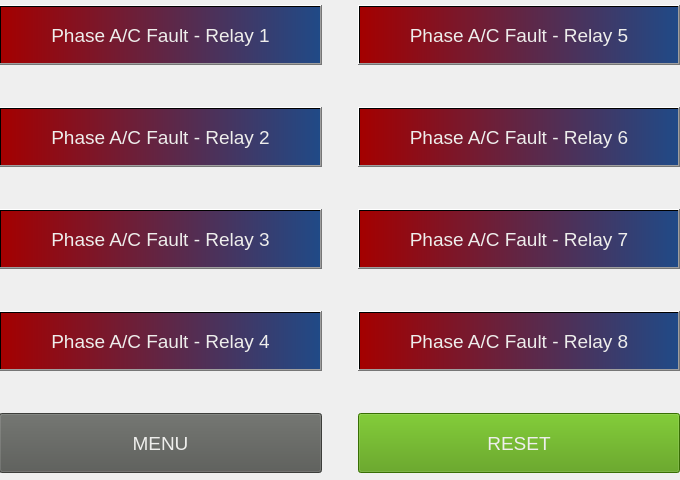
     <widget class="QWidget" name="PhaseAC">
      <property name="minimumSize">
       <size>
        <width>680</width>
        <height>480</height>
       </size>
      </property>
      <property name="maximumSize">
       <size>
        <width>680</width>
        <height>480</height>
       </size>
      </property>
      <widget class="QWidget" name="gridLayoutWidget_3">
       <property name="geometry">
        <rect>
         <x>-1</x>
         <y>-1</y>
         <width>681</width>
         <height>481</height>
        </rect>
       </property>
       <property name="minimumSize">
        <size>
         <width>80</width>
         <height>60</height>
        </size>
       </property>
       <property name="font">
        <font>
         <pointsize>14</pointsize>
        </font>
       </property>
       <layout class="QGridLayout" name="gridLayout_AC">
        <property name="spacing">
         <number>36</number>
        </property>
        <item row="2" column="1">
         <widget class="QPushButton" name="phaseAC_btn_relay7">
          <property name="minimumSize">
           <size>
            <width>80</width>
            <height>60</height>
           </size>
          </property>
          <property name="font">
           <font>
            <pointsize>14</pointsize>
           </font>
          </property>
          <property name="styleSheet">
           <string notr="true">color: rgb(238, 238, 236);
background-color: qlineargradient(spread:pad, x1:0, y1:0, x2:1, y2:0, stop:0 rgba(164, 0, 0, 255), stop:1 rgba(32, 74, 135, 255));</string>
          </property>
          <property name="text">
           <string>Phase A/C Fault - Relay 7</string>
          </property>
         </widget>
        </item>
        <item row="1" column="0">
         <widget class="QPushButton" name="phaseAC_btn_relay2">
          <property name="minimumSize">
           <size>
            <width>80</width>
            <height>60</height>
           </size>
          </property>
          <property name="font">
           <font>
            <pointsize>14</pointsize>
           </font>
          </property>
          <property name="styleSheet">
           <string notr="true">color: rgb(238, 238, 236);
background-color: qlineargradient(spread:pad, x1:0, y1:0, x2:1, y2:0, stop:0 rgba(164, 0, 0, 255), stop:1 rgba(32, 74, 135, 255));</string>
          </property>
          <property name="text">
           <string>Phase A/C Fault - Relay 2</string>
          </property>
         </widget>
        </item>
        <item row="0" column="0">
         <widget class="QPushButton" name="phaseAC_btn_relay1">
          <property name="minimumSize">
           <size>
            <width>80</width>
            <height>60</height>
           </size>
          </property>
          <property name="font">
           <font>
            <pointsize>14</pointsize>
           </font>
          </property>
          <property name="styleSheet">
           <string notr="true">color: rgb(238, 238, 236);
background-color: qlineargradient(spread:pad, x1:0, y1:0, x2:1, y2:0, stop:0 rgba(164, 0, 0, 255), stop:1 rgba(32, 74, 135, 255));</string>
          </property>
          <property name="text">
           <string>Phase A/C Fault - Relay 1</string>
          </property>
         </widget>
        </item>
        <item row="1" column="1">
         <widget class="QPushButton" name="phaseAC_btn_relay6">
          <property name="minimumSize">
           <size>
            <width>80</width>
            <height>60</height>
           </size>
          </property>
          <property name="font">
           <font>
            <pointsize>14</pointsize>
           </font>
          </property>
          <property name="styleSheet">
           <string notr="true">color: rgb(238, 238, 236);
background-color: qlineargradient(spread:pad, x1:0, y1:0, x2:1, y2:0, stop:0 rgba(164, 0, 0, 255), stop:1 rgba(32, 74, 135, 255));</string>
          </property>
          <property name="text">
           <string>Phase A/C Fault - Relay 6</string>
          </property>
         </widget>
        </item>
        <item row="3" column="0">
         <widget class="QPushButton" name="phaseAC_btn_relay4">
          <property name="minimumSize">
           <size>
            <width>80</width>
            <height>60</height>
           </size>
          </property>
          <property name="font">
           <font>
            <pointsize>14</pointsize>
           </font>
          </property>
          <property name="styleSheet">
           <string notr="true">color: rgb(238, 238, 236);
background-color: qlineargradient(spread:pad, x1:0, y1:0, x2:1, y2:0, stop:0 rgba(164, 0, 0, 255), stop:1 rgba(32, 74, 135, 255));</string>
          </property>
          <property name="text">
           <string>Phase A/C Fault - Relay 4</string>
          </property>
         </widget>
        </item>
        <item row="0" column="1">
         <widget class="QPushButton" name="phaseAC_btn_relay5">
          <property name="minimumSize">
           <size>
            <width>80</width>
            <height>60</height>
           </size>
          </property>
          <property name="font">
           <font>
            <pointsize>14</pointsize>
           </font>
          </property>
          <property name="styleSheet">
           <string notr="true">color: rgb(238, 238, 236);
background-color: qlineargradient(spread:pad, x1:0, y1:0, x2:1, y2:0, stop:0 rgba(164, 0, 0, 255), stop:1 rgba(32, 74, 135, 255));</string>
          </property>
          <property name="text">
           <string>Phase A/C Fault - Relay 5</string>
          </property>
         </widget>
        </item>
        <item row="3" column="1">
         <widget class="QPushButton" name="phaseAC_btn_relay8">
          <property name="minimumSize">
           <size>
            <width>80</width>
            <height>60</height>
           </size>
          </property>
          <property name="font">
           <font>
            <pointsize>14</pointsize>
           </font>
          </property>
          <property name="styleSheet">
           <string notr="true">color: rgb(238, 238, 236);
background-color: qlineargradient(spread:pad, x1:0, y1:0, x2:1, y2:0, stop:0 rgba(164, 0, 0, 255), stop:1 rgba(32, 74, 135, 255));</string>
          </property>
          <property name="text">
           <string>Phase A/C Fault - Relay 8</string>
          </property>
         </widget>
        </item>
        <item row="2" column="0">
         <widget class="QPushButton" name="phaseAC_btn_relay3">
          <property name="minimumSize">
           <size>
            <width>80</width>
            <height>60</height>
           </size>
          </property>
          <property name="font">
           <font>
            <pointsize>14</pointsize>
           </font>
          </property>
          <property name="styleSheet">
           <string notr="true">color: rgb(238, 238, 236);
background-color: qlineargradient(spread:pad, x1:0, y1:0, x2:1, y2:0, stop:0 rgba(164, 0, 0, 255), stop:1 rgba(32, 74, 135, 255));</string>
          </property>
          <property name="text">
           <string>Phase A/C Fault - Relay 3</string>
          </property>
         </widget>
        </item>
        <item row="4" column="0">
         <widget class="QPushButton" name="phaseAC_btn_menu">
          <property name="minimumSize">
           <size>
            <width>80</width>
            <height>60</height>
           </size>
          </property>
          <property name="font">
           <font>
            <pointsize>14</pointsize>
           </font>
          </property>
          <property name="styleSheet">
           <string notr="true">color: rgb(238, 238, 236);
background-color: rgb(85, 87, 83);</string>
          </property>
          <property name="text">
           <string>MENU</string>
          </property>
         </widget>
        </item>
        <item row="4" column="1">
         <widget class="QPushButton" name="phaseAC_btn_reset">
          <property name="minimumSize">
           <size>
            <width>80</width>
            <height>60</height>
           </size>
          </property>
          <property name="font">
           <font>
            <pointsize>14</pointsize>
           </font>
          </property>
          <property name="styleSheet">
           <string notr="true">color: rgb(238, 238, 236);
background-color: rgb(78, 154, 6);</string>
          </property>
          <property name="text">
           <string>RESET</string>
          </property>
         </widget>
        </item>
       </layout>
      </widget>
     </widget>
